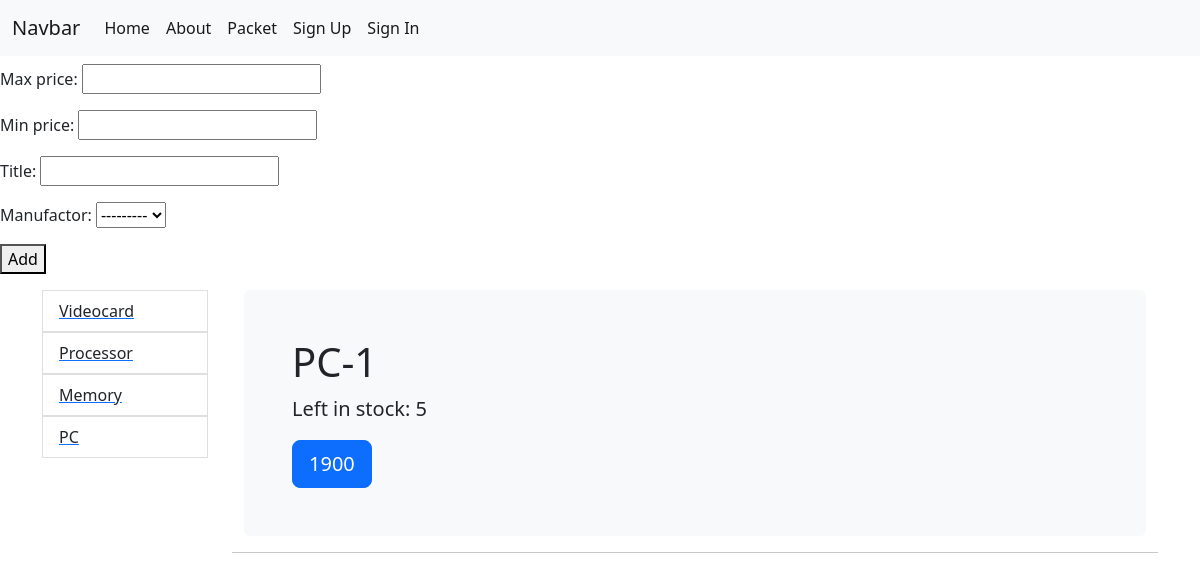
Page /category/PC on the earlier database version.
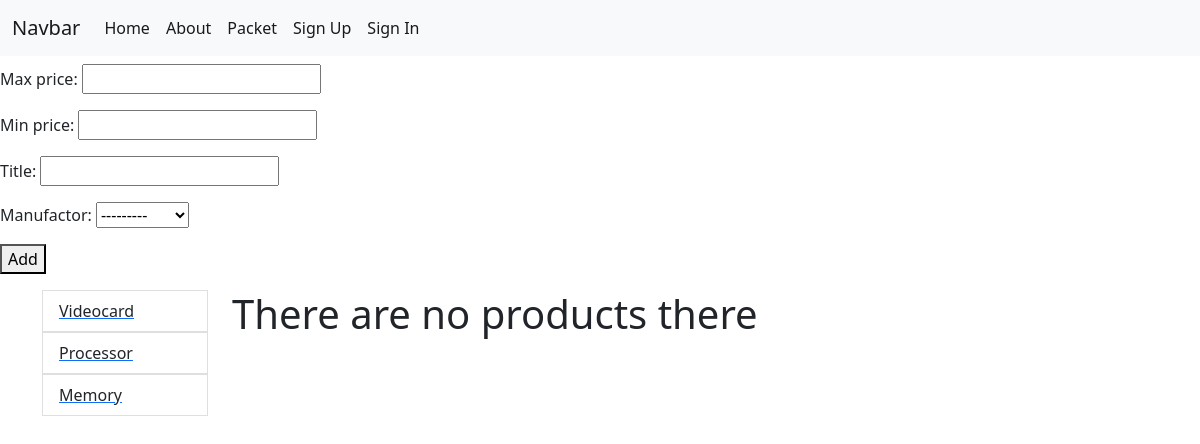
Same page on the later database version.
### mainroot/models.py (models this page shows, shortened)
class Category(models.Model):
    title = models.CharField(max_length=50)
    def get_absolute_url(self):
        return reverse('category', kwargs={'cat_name': self.title})

class Product(models.Model):
    title = models.CharField(max_length=30, default='Prod')
    category = models.ForeignKey(Category, on_delete=models.CASCADE, null=True, blank=True)
    price = models.CharField(max_length=50)
    remain_in_stock = models.IntegerField()
    amount_ordered = models.IntegerField()
    ordered_by = models.ManyToManyField(User, blank=True)
    def get_absolute_url(self):
        return reverse('product', kwargs={"product_id": self.pk})

### mainroot/views.py (the view, shortened to what this page needs)
# urls.py: path('category/<str:cat_name>', Products_by_cat.as_view(), name='category'),
class Products_by_cat(View):
    def get(self, request, cat_name):
        cats = Category.objects.annotate(num_of_prod=Count('product'))
        cats_for_template = []
        for item in cats:
            if item.num_of_prod:
                cats_for_template.append(item)
        self.cats = cats_for_template
        list_of_products = Product.objects.filter(category__title=cat_name)
        form = FilterForm()
        context = {
            'title': Category.objects.get(title=cat_name).title,
            'products': list_of_products,
            'form': form,
            'categories': cats_for_template,
        }
        return render(request, 'mainroot/products_by_cat.html', context)

### mainroot/forms.py
class FilterForm(forms.Form):
    max_price = forms.IntegerField(required=False)
    min_price = forms.IntegerField(required=False)
    title = forms.CharField(max_length=50, required=False)
    manufactor = forms.ModelChoiceField(queryset=Manufact.objects.all(), required=False)
    title = forms.CharField(max_length=50, required=False)

### mainroot/models.py (called while the page is built)
    def __str__(self):
        return self.title

### mainroot/templates/mainroot/products_by_cat.html (shortened to what this page needs)
{% extends 'base.html' %}
{% block content %}
<form method="post">
  {{ form.as_p }}
  <button type="submit">Add</button>
</form>
<div class="container mt-3">
  <div class="row">
    <div class="col-md-2">
      <ul class="list-group list-group-flush">
        {% for item in categories%}
        <a href="{{ item.get_absolute_url }}"><li class="list-group-item">{{ item.title }}</li></a>
        {% empty %}
      <li class="list-group-item">Ops its clear</li>
        {% endfor %}
    </ul>
</div>
  <div class="col-md-10">
    {% for item in products %}
    <main class="container">
      <div class="bg-light p-5 rounded">
        <h1>{{ item.title }}</h1>
        <p class="lead">Left in stock: {{ item.remain_in_stock }}</p>
        <a class="btn btn-lg btn-primary" href="{{ item.get_absolute_url }}" role="button">{{ item.price }}</a>
      </div>
    </main>
    <hr>
    {% empty %}
    <h1>There are no products there</h1>
    {% endfor %}
    </div>
  </div>
</div>
{% endblock %}

Differences in the rows shown:
no longer on this page (row unchanged): Category: title "PC"
removed Product: title "PC-1", remain_in_stock "5", price "1900"
Other differences:
text now shown: "There are no products there"
